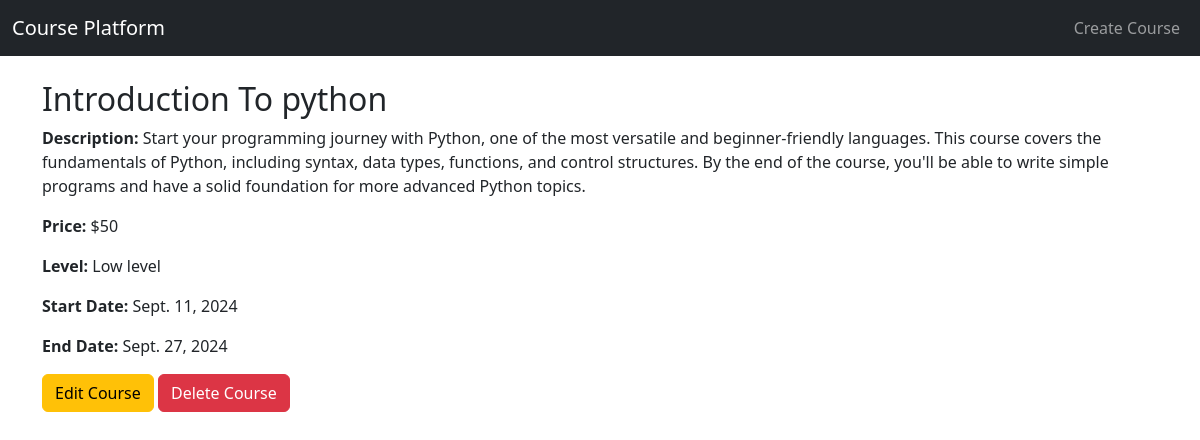
/detailed/1, run on the app's committed database.
### main/models.py (models this page shows, shortened)
class Course(models.Model):
    LEVEL_CHOICES = [
        ("Low level", "Low level"),
        ("High Level", "High Level"),
        ("Advanced Level", "Advanced Level"),
    ]
    name = models.CharField(max_length=100, unique=True)
    description = models.TextField()
    price = models.IntegerField()
    level = models.CharField(max_length=50, choices=LEVEL_CHOICES)
    start_date = models.DateField()
    end_date = models.DateField()
    category = models.ForeignKey(Category, on_delete=models.CASCADE, related_name="courses")

### main/views.py (the view)
# urls.py: path('detailed/<int:id>' , details , name ="detail"),
def details(request ,id):
    course = get_object_or_404(Course , id=id)
    context = {
        'course':course
    }
    return render(request , 'main/detailed.html' , context)

### templates/main/detailed.html (shortened to what this page needs)
{% extends 'main/Components/base.html' %}
{% block content %}
<h2>{{ course.name }}</h2>
<p><strong>Description:</strong> {{ course.description }}</p>
<p><strong>Price:</strong> ${{ course.price }}</p>
<p><strong>Level:</strong> {{ course.level }}</p>
<p><strong>Start Date:</strong> {{ course.start_date }}</p>
<p><strong>End Date:</strong> {{ course.end_date }}</p>
<a href="{% url 'update-course' course.id %}" class="btn btn-warning">Edit Course</a>
<a href="{% url 'delete-course' course.id %}" class="btn btn-danger" onclick="return confirm('Are you sure you want to delete this course?');">Delete Course</a>
{% endblock %}

### data on the page
Course: name "Introduction To python", description "Start your programming journey with Python, one of the most versatile and beginner-friendly languages. This course covers the fundamentals of Python, including syntax, data types, functions, and control structures. By the end of the course, you'll be able to write simple programs and have a solid foundation for more advanced Python topics.", price "50", level "Low level", start_date "Sept. 11, 2024", end_date "Sept. 27, 2024"
